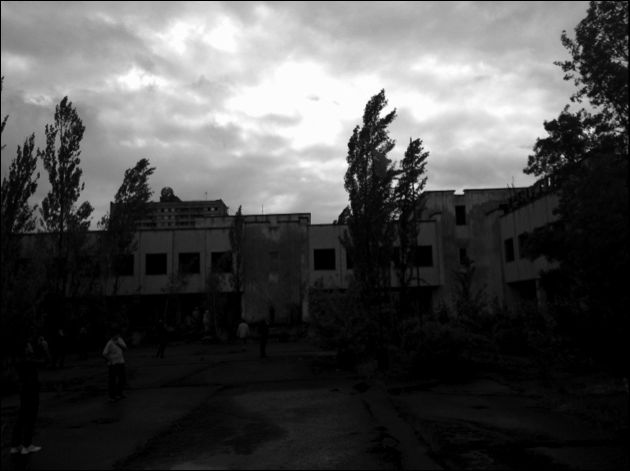
#> input picture ex3/dark.jpg, 630 x 471 px
$ python ex3.py
#> lines starting #> are read from the running program, lines starting #| are printed output that depends on the picture
import cv2
import numpy as np
import time
#不查表
def Gamma(img, g):
    w, h, d = img.shape
    newimg = np.zeros((w, h, d), dtype=np.uint8)
    for i in range(w):
        for j in range(h):
            #运用伽马变换的公式，将每个像素值转换为灰度值，用指数函数的形式，提升或降低不同部分的亮度
            newimg[i, j] = np.power(((img[i, j]+0.5)/255), g)*255
    return newimg
#查表
def LUT_Gamma(img, g):
    LUT = np.zeros(255 + 1, dtype=np.uint8)
    for i in range(255 + 1):
            #创建每个像素值归一化转换构对应的表
       LUT[i] = np.power(((i+0.5)/255), g)*255
    output_image = LUT[img]
    return output_image

if __name__ == '__main__':
    print("输入gamma值：")
    g = float(input())
#> the answer given: 3
    dark_img = cv2.imread('dark.jpg')
#> dark_img is the input picture: shape (471, 630, 3); min 0, max 255, mean 77
    start_time = time.time()
    dark_gamma = Gamma(dark_img, g)
#> after the loop in Gamma, `for i in range(w):`:
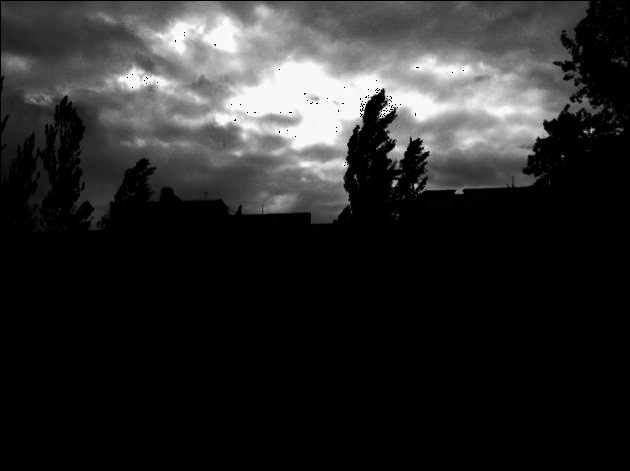
#> newimg: shape (471, 630, 3); min 0, max 253, mean 42.8
    end_time=time.time()
    cv2.imwrite("dark_gamma.jpg", dark_gamma)
    print(f"dark.jpg未查表的伽马变换所用时间：{end_time - start_time} 秒")
    start_time = time.time()
    dark_gamma = LUT_Gamma(dark_img, g)
    end_time = time.time()
    cv2.imwrite("dark_gamma_LUT.jpg", dark_gamma)
    print(f"dark.jpg 查表的伽马变换所用时间：{end_time - start_time} 秒")
    print("输入gamma值：")
    g = float(input())
#> the answer given: 3
    light_img = cv2.imread('light.tif')
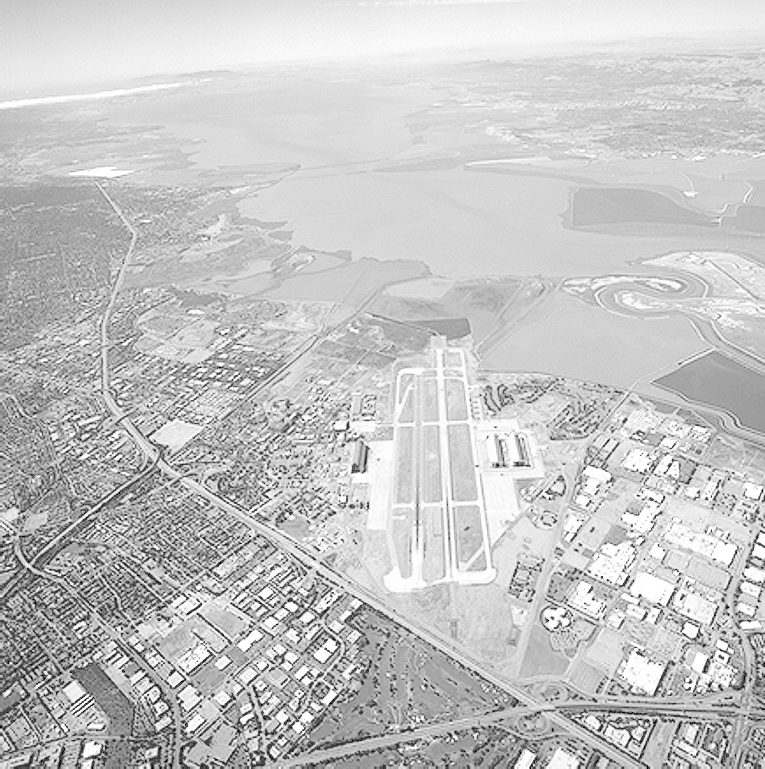
#> input picture ex3/light.tif, 765 x 769 px
#> light_img is the input picture: shape (769, 765, 3); min 0, max 255, mean 197.1
    start_time = time.time()
    light_gamma = Gamma(light_img, g)
#> call 2 of Gamma, with g = 3
#> after the loop in Gamma (call 2), `for i in range(w):`:
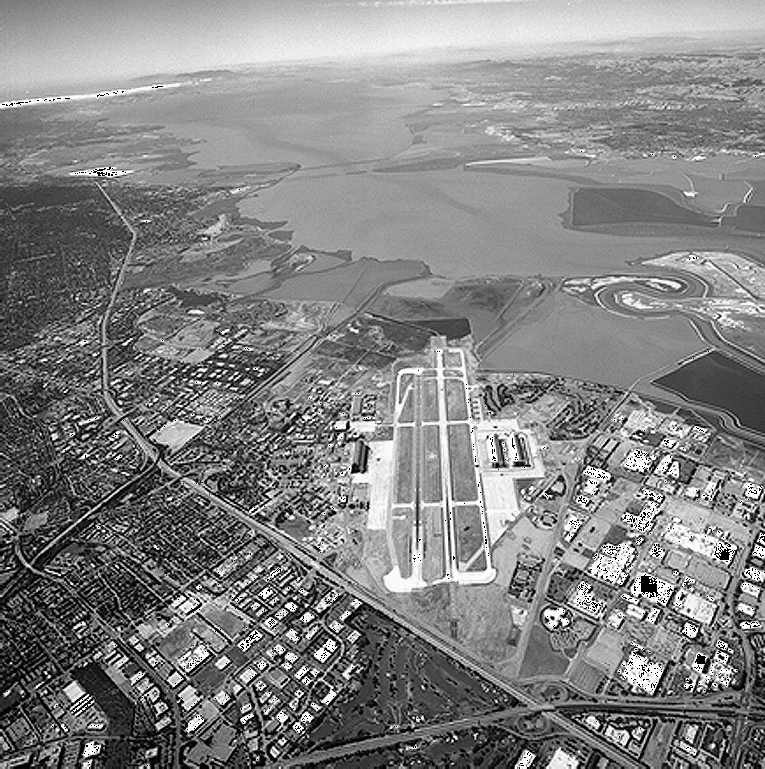
#> newimg: shape (769, 765, 3); min 0, max 253, mean 130.8
    end_time = time.time()
    cv2.imwrite("light_gamma.jpg", light_gamma)
    print(f"light.tif未查表的伽马变换所用时间：{end_time - start_time} 秒")
    start_time = time.time()
    light_gamma = LUT_Gamma(light_img, g)
    end_time = time.time()
    cv2.imwrite("light_gamma_LUT.jpg", light_gamma)
    print(f"light.tif查表的伽马变换所用时间：{end_time - start_time} 秒")
